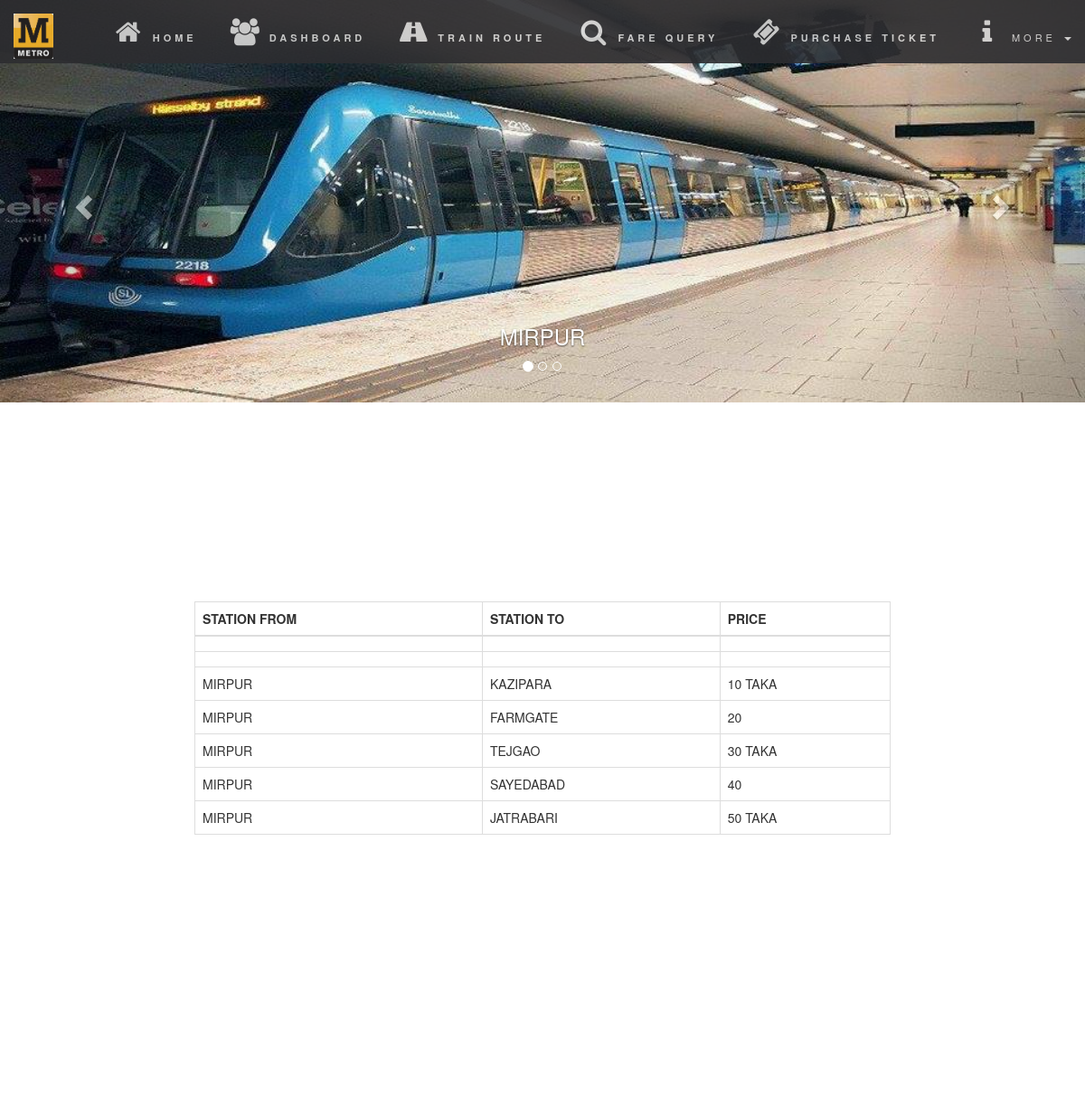
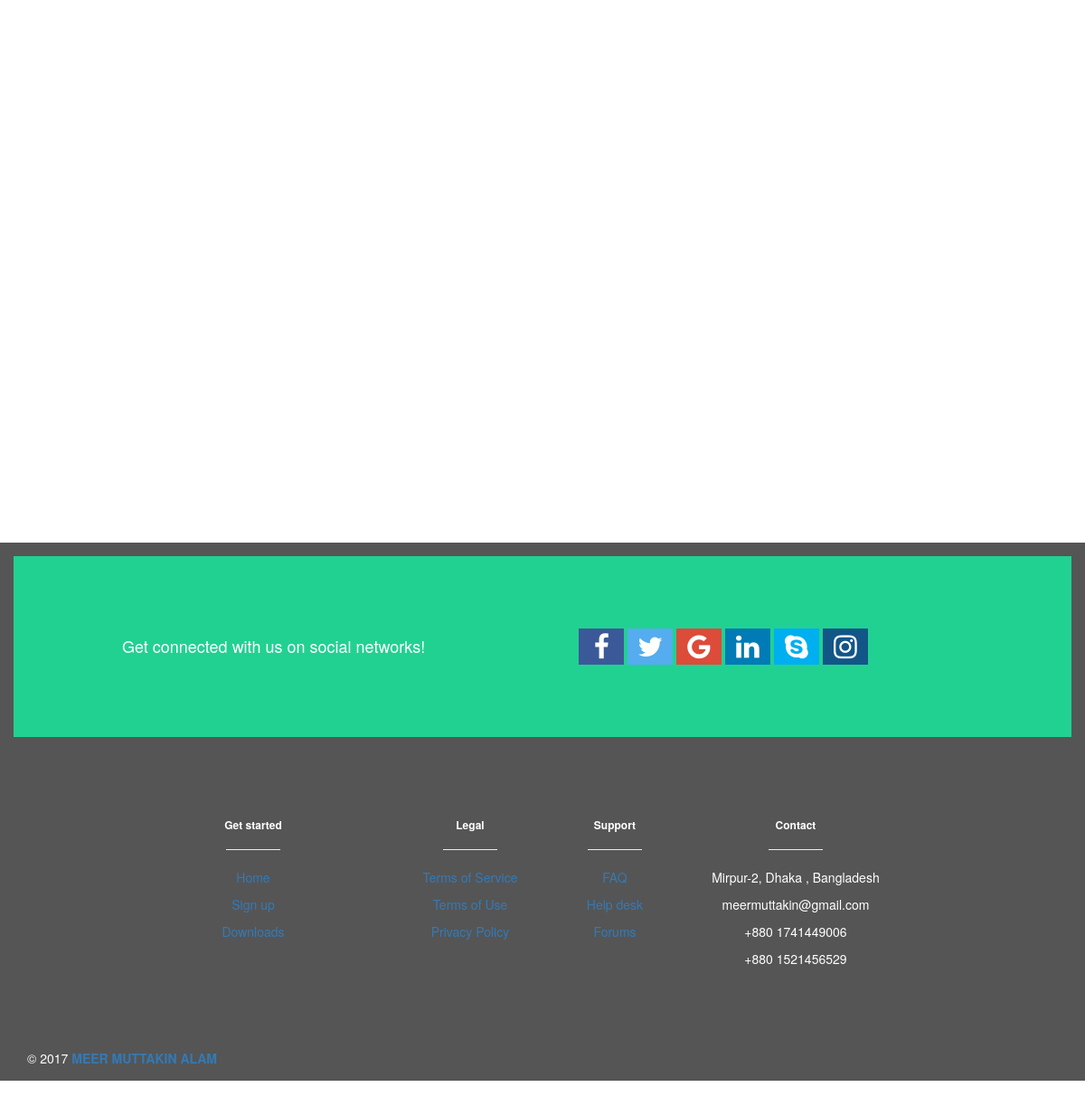
The app's page /route.php with its own data (2 pictures, top to bottom).
### tables this page shows
CREATE TABLE `route` (
  `sfrom` varchar(30) NOT NULL,
  `sto` varchar(30) NOT NULL,
  `price` varchar(30) NOT NULL
);

### route.php (the view, shortened to what this page needs)
<?php include"dbcon.php";
    $query = "select * from route";
        $result = mysqli_query($con,$query);
    ?>
<!DOCTYPE html>
<html lang="en">
<head>
  <link rel="stylesheet" href="https://maxcdn.bootstrapcdn.com/bootstrap/3.3.7/css/bootstrap.min.css">
    <link rel="stylesheet" href="https://cdnjs.cloudflare.com/ajax/libs/font-awesome/4.7.0/css/font-awesome.min.css">
    <link rel="stylesheet" href="https://cdnjs.cloudflare.com/ajax/libs/font-awesome/4.7.0/css/font-awesome.min.css">
</head>
<body>
<nav class="navbar navbar-default navbar-fixed-top">
  <div class="container-fluid">
    <div class="navbar-header">
        <a class="navbar-brand" href="index.php"><img src="./pic/images.png" alt="METRO">
        </a>
    </div>
    <div class="collapse navbar-collapse" id="myNavbar">
      <ul class="nav navbar-nav navbar-right">
        <li><a href="index.php"><i class="fa fa-home"></i><strong>HOME</strong></a></li>
        <li><a href="signin.php"><i class="fa fa-users"></i><strong>DASHBOARD</strong></a></li>
        <li><a href="route.php"><i class="fa fa-road"></i><strong>TRAIN ROUTE</strong></a></li>
        <li><a href="purchase.php"><i class="fa fa-search"></i><strong>FARE QUERY</strong></a></li>
        <li><a href="signin.php"><i class="fa fa-ticket"></i><strong>PURCHASE TICKET</strong></a></li>
        <li class="dropdown">
          <a class="dropdown-toggle" data-toggle="dropdown" href="#"><i class="fa fa-info"></i>MORE
          <span class="caret"></span></a>
        </li>
      </ul>
    </div>
  </div>
</nav>
    <div id="myCarousel" class="carousel slide" data-ride="carousel">
  <ol class="carousel-indicators">
    <li data-target="#myCarousel" data-slide-to="0" class="active"></li>
    <li data-target="#myCarousel" data-slide-to="1"></li>
    <li data-target="#myCarousel" data-slide-to="2"></li>
  </ol>
  <div class="carousel-inner" role="listbox">
    <div class="item active">
      <img src="./pic/k1.jpg" alt="New York">
      <div class="carousel-caption">
        <h3>MIRPUR</h3>
      </div>
    </div>
  </div>
  <a class="left carousel-control" href="#myCarousel" role="button" data-slide="prev">
    <span class="glyphicon glyphicon-chevron-left" aria-hidden="true"></span>
  </a>
  <a class="right carousel-control" href="#myCarousel" role="button" data-slide="next">
    <span class="glyphicon glyphicon-chevron-right" aria-hidden="true"></span>
  </a>
</div>
    <br>
    <br>
    <br>
    <br>
    <br>
    <br>
    <br>
     <div class="container">
    <div class="row">
  <div class="col-sm-1"></div>
  <div class="col-sm-10">
       <table class="table table-bordered" style="width:900%">
    <thead>
      <tr>
        <th>STATION FROM</th>
        <th>STATION TO</th>
        <th>PRICE</th>
            </tr>
    </thead>
    <tbody>
        <?php
					while($row=mysqli_fetch_assoc($result))
					{
						extract($row);
						echo '<tr><td>'.$sfrom .'</td>';
                        echo '<td>'.$sto .'</td>';
                        echo '<td>'.$price .'</td>';
					}
			?>
    </tbody>
  </table>
        </div>
  <div class="col-sm-1"></div>
</div>
    </div>
    <br>
    <br>
    <br>
    <br>
    <br>
    <br>
    <br>
    <br>
    <br>
    <br>
    <br>
    <br>
    <br>
    <br>
    <br>
    <br>
    <br>
    <br>
    <br>
    <br>
    <br>
    <br>
    <br>
    <br>
    <br>
    <br>
    <br>
    <br>
    <br>
    <br>
    <br>
    <br>
    <br>
    <br>
    <br>
    <br>
    <br>
    <br>
    <br>
    <br>
    <footer class="page-footer center-on-small-only blue-grey lighten-5 pt-0">
    <div style="background-color: #21d192;">
        <div class="container">
            <div class="row py-4 d-flex align-items-center">
                <div class="col-12 col-md-5 text-left mb-4 mb-md-0">
                    <h6 class="mb-0 white-text text-center text-md-left"><h4>Get connected with us on social networks!</h4></h6>
                </div>
                <div class="col-12 col-md-7 text-center text-md-right">
                    <a href="#" class="fa fa-facebook"></a>
                    <a href="#" class="fa fa-twitter"></a>
                    <a href="#" class="fa fa-google"></a>
                    <a href="#" class="fa fa-linkedin"></a>
                    <a href="#" class="fa fa-skype"></a>
                    <a href="#" class="fa fa-instagram"></a>
                </div>
            </div>
        </div>
    </div>
    <div class="container mt-5 mb-4 text-center text-md-left">
        <div class="row mt-3">
            <div class="col-md-3 col-lg-4 col-xl-3 mb-r dark-grey-text">
                <h6 class="title font-bold"><strong>Get started</strong></h6>
                <hr class="teal accent-3 mb-4 mt-0 d-inline-block mx-auto" style="width: 60px;">
                <p><a href="#!" class="dark-grey-text">Home</a></p>
                <p><a href="#!" class="dark-grey-text">Sign up</a></p>
                <p><a href="#!" class="dark-grey-text">Downloads</a></p>
            </div>
            <div class="col-md-2 col-lg-2 col-xl-2 mx-auto mb-r dark-grey-text">
                <h6 class="title font-bold"><strong>Legal</strong></h6>
                <hr class="teal accent-3 mb-4 mt-0 d-inline-block mx-auto" style="width: 60px;">
                <p><a href="#!" class="dark-grey-text">Terms of Service</a></p>
                <p><a href="#!" class="dark-grey-text">Terms of Use</a></p>
                <p><a href="#!" class="dark-grey-text">Privacy Policy</a></p>
            </div>
            <div class="col-md-3 col-lg-2 col-xl-2 mx-auto mb-r dark-grey-text">
                <h6 class="title font-bold"><strong>Support</strong></h6>
                <hr class="teal accent-3 mb-4 mt-0 d-inline-block mx-auto" style="width: 60px;">
                <p><a href="#!" class="dark-grey-text">FAQ</a></p>
                <p><a href="#!" class="dark-grey-text">Help desk</a></p>
                <p><a href="#!" class="dark-grey-text">Forums</a></p>
            </div>
            <div class="col-md-4 col-lg-3 col-xl-3 dark-grey-text">
                <h6 class="title font-bold"><strong>Contact</strong></h6>
                <hr class="teal accent-3 mb-4 mt-0 d-inline-block mx-auto" style="width: 60px;">
                <p> Mirpur-2, Dhaka , Bangladesh</p>
                <p> meermuttakin@gmail.com</p>
                <p> +880 1741449006</p>
                <p> +880 1521456529</p>
            </div>
        </div>
    </div>
    <div class="footer-copyright">
        <div class="container-fluid">
            © 2017 <a href="https://www.google.com"><strong> MEER MUTTAKIN ALAM</strong></a>
        </div>
    </div>
</footer>
    <br>
    <br>
    <br>
    <br>
    <br>
    <br>
    <br>
    <br>
    <br>
    <br>
    <br>
    <br>
    <br>
    <br>
    <br>
    <br>
    <br>
    <br>
    <br>
    <br>
    <br>
    <br>
    <br>
    <br>
    <br>
    <br>
    <br>
    <br>
    <br>
    <br>
    <br>
    <br>
    <br>
    <br>
    <br>
    <br>
    <br>
    <br>
    <br>
    <br>
</body>
</html>

### route.php (style rules this page uses)
.container { padding: 80px 120px; }
.navbar { margin-bottom: 0; background-color: #2d2d30; border: 0; font-size: 11px !important; letter-spacing: 4px; opacity:0.9; }
.navbar li a, .navbar .navbar-brand { color: #d5d5d5 !important; }
img { width: 500%; height: auto; }
.carousel-caption h3 { color: #fff !important; }
footer { background-color: #555; color: white; padding: 15px; }
.carousel-inner img { width:100%; }
.fa { padding:5px; font-size: 30px; width: 50px; text-align: center; text-decoration: none; }
.fa-facebook { background: #3B5998; color: white; }
.fa-twitter { background: #55ACEE; color: white; }
.fa-google { background: #dd4b39; color: white; }
.fa-linkedin { background: #007bb5; color: white; }
.fa-instagram { background: #125688; color: white; }
.fa-skype { background: #00aff0; color: white; }
.navbar-brand { padding: 0px; }
.navbar-brand>img { height: 160%; padding: 15px; width: auto; }

### records on screen
route: sfrom "MIRPUR", sto "KAZIPARA", price "10 TAKA"
route: sfrom "MIRPUR", sto "FARMGATE", price "20"
route: sfrom "MIRPUR", sto "TEJGAO", price "30 TAKA"
route: sfrom "MIRPUR", sto "SAYEDABAD", price "40"
route: sfrom "MIRPUR", sto "JATRABARI", price "50 TAKA"
